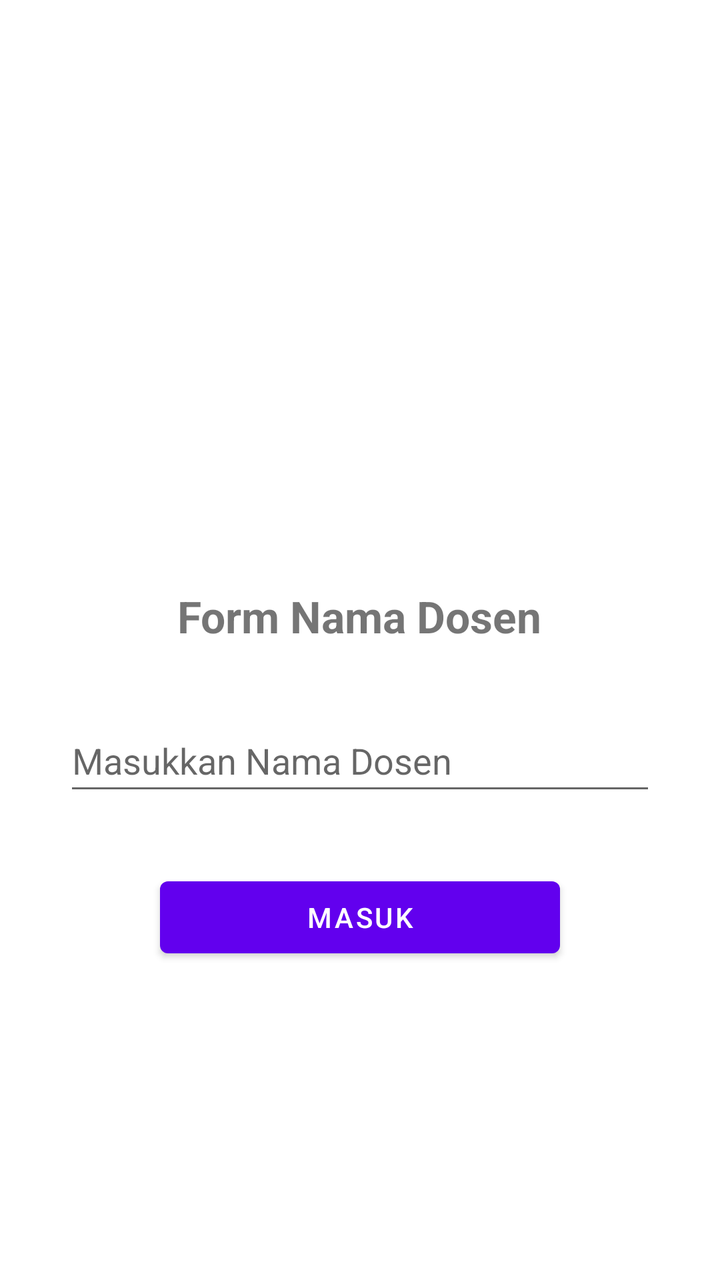
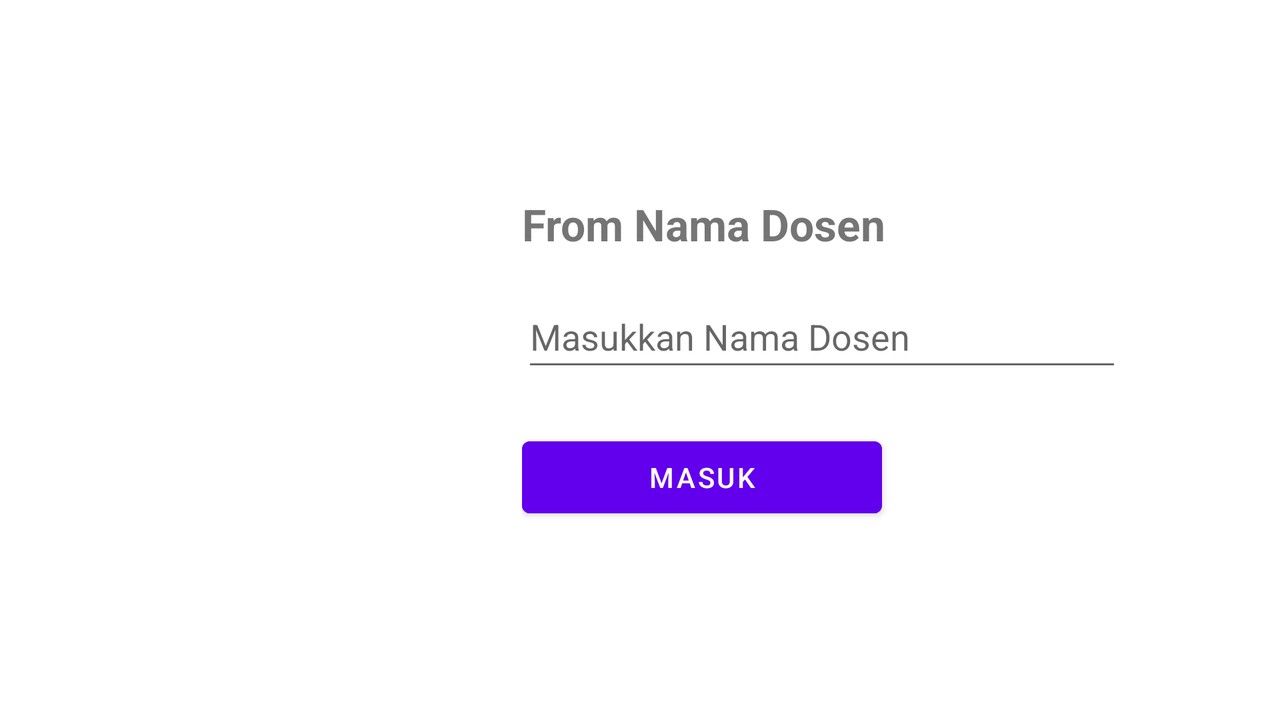

An Android layout and its configuration variant, each rendered on a device that would load it. The default file and the variant file are quoted in full after the pictures.
<!-- AndroidManifest.xml: application theme Theme.MembuatAplikasiPenilaianDosen -->
<!-- res/layout/activity_main.xml -->
<?xml version="1.0" encoding="utf-8"?>
<ScrollView xmlns:android="http://schemas.android.com/apk/res/android"
    android:layout_width="match_parent"
    android:layout_height="match_parent"
    android:fillViewport="true">

    <LinearLayout
        android:layout_width="match_parent"
        android:layout_height="wrap_content"
        android:orientation="vertical"
        android:padding="32dp"
        android:gravity="center"> <ImageView
        android:id="@+id/imgLogo"
        android:layout_width="120dp"
        android:layout_height="120dp"
        android:layout_marginBottom="16dp"
        android:src="@drawable/logo_undiknas"
        android:contentDescription="Logo Aplikasi" />

        <TextView
            android:id="@+id/tvTitle"
            android:layout_width="wrap_content"
            android:layout_height="wrap_content"
            android:text="Form Nama Dosen"
            android:textSize="22sp"
            android:textStyle="bold"
            android:layout_marginBottom="32dp" />

        <EditText
            android:id="@+id/etNamaDosen"
            android:layout_width="match_parent"
            android:layout_height="wrap_content"
            android:hint="Masukkan Nama Dosen"
            android:inputType="textPersonName"
            android:minHeight="48dp"
            android:layout_marginBottom="32dp" />

        <Button
            android:id="@+id/btnMasuk"
            android:layout_width="200dp"
            android:layout_height="wrap_content"
            android:text="MASUK" />

    </LinearLayout>
</ScrollView>
<!-- resources referenced by this layout -->
<resources>
  <style name="Theme.MembuatAplikasiPenilaianDosen" parent="Theme.MaterialComponents.DayNight.DarkActionBar">
          
          <item name="colorPrimary">@color/purple_500</item>
          <item name="colorPrimaryVariant">@color/purple_700</item>
          <item name="colorOnPrimary">@color/white</item>
          
          <item name="colorSecondary">@color/teal_200</item>
          <item name="colorSecondaryVariant">@color/teal_700</item>
          <item name="colorOnSecondary">@color/black</item>
          
          <item name="android:statusBarColor">?attr/colorPrimaryVariant</item>
          
      </style>
</resources>
<!-- res/layout-land/activity_main.xml (the repository's variant of the layout above) -->
<!-- drawn on the phone turned sideways -->
<?xml version="1.0" encoding="utf-8"?>
<ScrollView xmlns:android="http://schemas.android.com/apk/res/android"
    android:layout_width="match_parent"
    android:layout_height="match_parent"
    android:fillViewport="true">

    <LinearLayout
        android:layout_width="match_parent"
        android:layout_height="wrap_content"
        android:orientation="horizontal"
        android:padding="32dp"
        android:gravity="center">

        <ImageView
            android:id="@+id/imgLogo"
            android:layout_width="150dp"
            android:layout_height="150dp"
            android:layout_marginEnd="32dp"
            android:src="@drawable/logo_undiknas"
            android:contentDescription="Logo Kampus"
            android:scaleType="fitCenter" />

        <LinearLayout
            android:layout_width="300dp"
            android:layout_height="wrap_content"
            android:orientation="vertical">

            <TextView
                android:id="@+id/tvTitle"
                android:layout_width="wrap_content"
                android:layout_height="wrap_content"
                android:text="From Nama Dosen"
                android:textSize="22sp"
                android:textStyle="bold"
                android:layout_marginBottom="16dp" />

            <EditText
                android:id="@+id/etNamaDosen"
                android:layout_width="match_parent"
                android:layout_height="wrap_content"
                android:hint="Masukkan Nama Dosen"
                android:inputType="textPersonName"
                android:minHeight="48dp"
                android:layout_marginBottom="24dp" />

            <Button
                android:id="@+id/btnMasuk"
                android:layout_width="180dp"
                android:layout_height="wrap_content"
                android:text="MASUK"
                android:backgroundTint="#6200EE"
                android:textColor="@android:color/white" />

        </LinearLayout>

    </LinearLayout>
</ScrollView>
